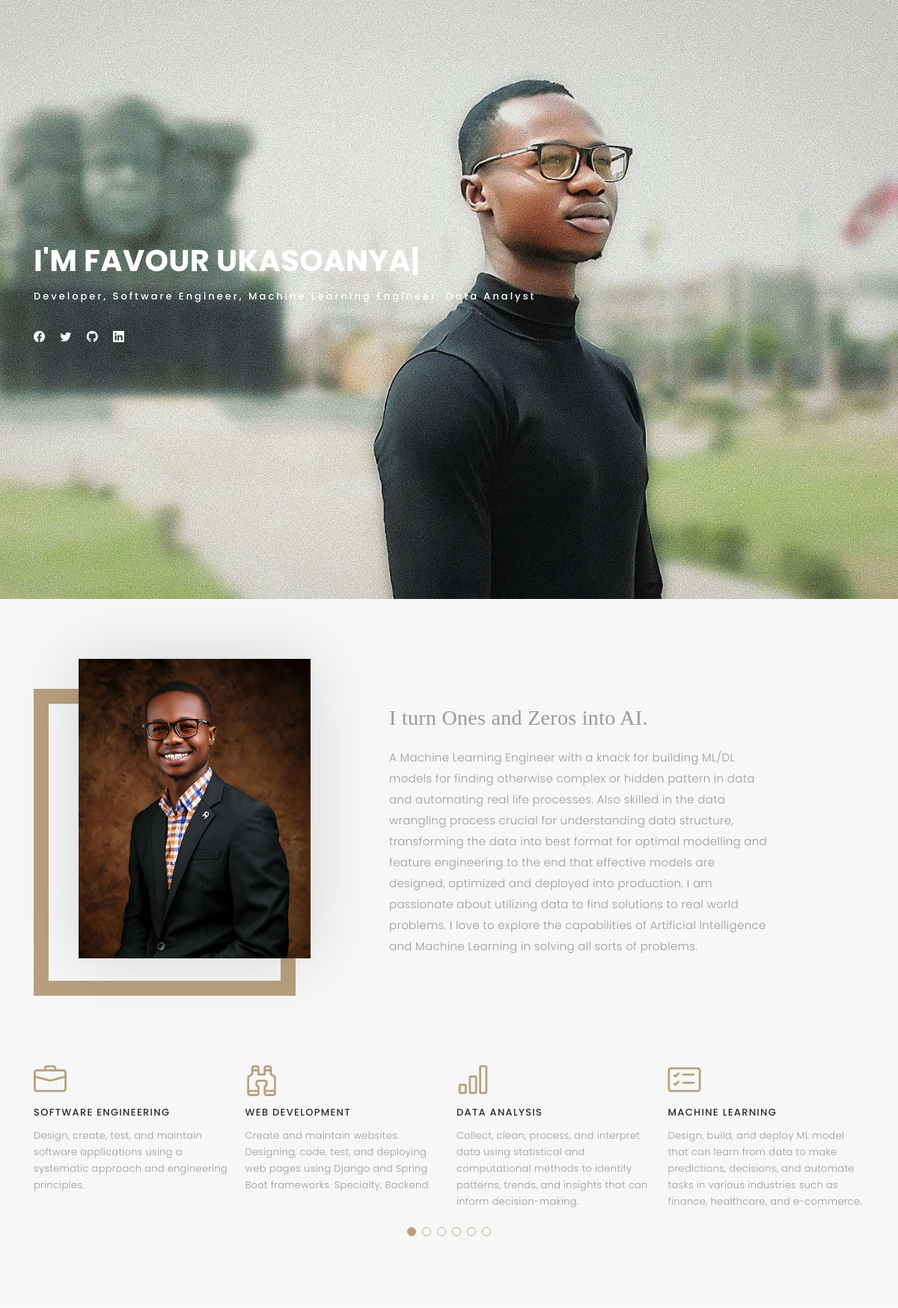
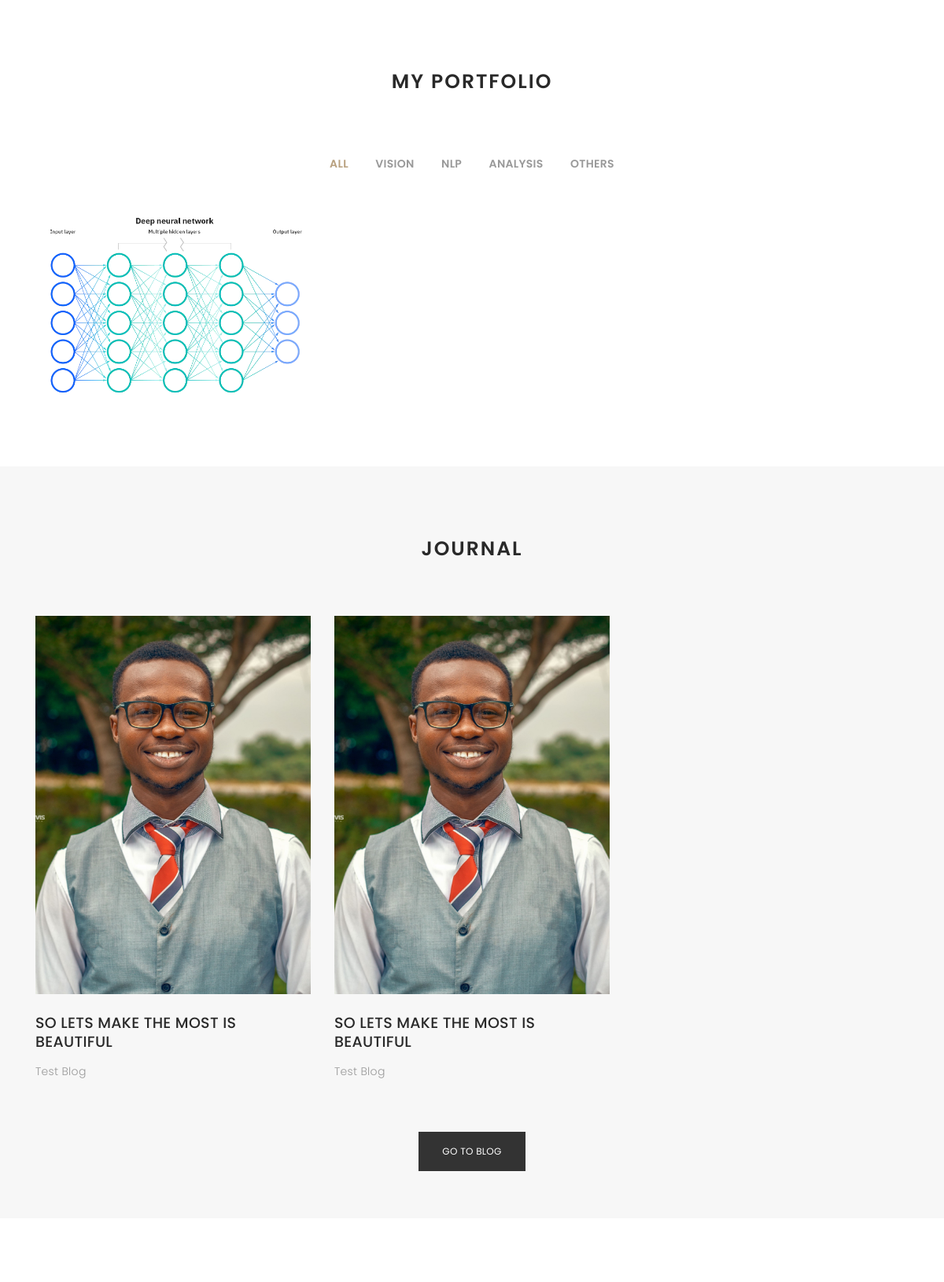
The page / (upper part) on the database its author committed (2 pictures, top to bottom).
### portfolio/models.py (models this page shows, shortened)
class Project(models.Model):
    CATEGORY = (
        ("Computer Vision", "Computer Vision"),
        ("NLP", "NLP"),
        ("Analysis", "Analysis"),
        ("Others", "Others"),
    )
    STATUS = (
        ("Ongoing", "Ongoing"),
        ("Complete", "Complete"),
        ("In Production", "In Production")
    )
    title = models.CharField(max_length=200)
    thumbnail = models.ImageField(max_length=200, null=True, upload_to="images/")
    description = models.CharField(max_length=1000)
    client = models.CharField(max_length=200, null=True, default="Personal")
    link = models.CharField(max_length=200, null=True)
    date_created = models.DateTimeField(auto_now_add=True, null=True)
    category = models.CharField(max_length=200, null=True, choices=CATEGORY)
    status = models.CharField(max_length=200, null=True, choices=STATUS)
    tags = models.ManyToManyField(ProjectTag)

class Blog(models.Model):
    headline = models.CharField(max_length=200)
    sub_headline = models.CharField(max_length=200, null=True, blank=True)
    thumbnail = models.ImageField(blank=True, null=True, upload_to="images/")
    author = models.CharField(max_length=200, null=True, default="Ukasoanya Favour C.")
    body = RichTextUploadingField(null=True, blank=True)
    date_created = models.DateTimeField(auto_now_add=True, null=True)
    active = models.BooleanField(default=False)
    tags = models.ManyToManyField(BlogTag)

### portfolio/views.py (the view)
# urls.py: 2. Add a URL to urlpatterns:  path('', views.home, name='home')
def home(request):
    blogs_preview = Blog.objects.filter(active=True).order_by("-id")[:3]
    projects = Project.objects.all()
    context = {'blogs': blogs_preview, 'projects': projects}
    return render(request, 'portfolio/main.html', context)

### portfolio/templates/portfolio/main.html (shortened to what this page needs)
{% extends "portfolio/base.html" %}
{% load static %}
{% block content %}
    {% include 'portfolio/meet_me.html' %}
    <main id="main">
        {% include 'portfolio/about.html' %}
        {% include 'portfolio/projects.html' %}
        {% include 'portfolio/blog_preview.html' %}
        {% include 'portfolio/contact.html' %}
    </main>
{% endblock %}

### portfolio/templates/portfolio/projects.html (shortened to what this page needs)
{% load static %}
    <div id="portfolio" class="paddsection">
      <div class="container">
        <div class="section-title text-center">
          <h2>My Portfolio</h2>
        </div>
      </div>
      <div class="container">
        <div class="row">
          <div class="col-lg-12 d-flex justify-content-center">
            <ul id="portfolio-flters">
              <li data-filter="*" class="filter-active">All</li>
              <li data-filter=".filter-cv">Vision</li>
              <li data-filter=".filter-nlp">NLP</li>
              <li data-filter=".filter-analysis">Analysis</li>
              <li data-filter=".filter-other">Others</li>
            </ul>
          </div>
        </div>
        <div class="row portfolio-container">
          {% for project in projects %}
            {% if project.category == "Computer Vision" %}
              <div class="col-lg-4 col-md-6 portfolio-item filter-cv">
                <img src="{{project.thumbnail.url}}" class="img-fluid" alt="">
              </div>
            {% endif %}
          {% empty %}
            <h3>Come back at a later time...</h3>
          {% endfor %}
        </div>
      </div>
    </div>

### portfolio/templates/portfolio/blog_preview.html
{% load static %}
    <div id="journal" class="text-left paddsection">
      <div class="container">
        <div class="section-title text-center">
          <h2>journal</h2>
        </div>
      </div>
      <div class="container">
        <div class="journal-block">
          <div class="row">
            {% for blog in blogs %}
              <div class="col-lg-4 col-md-6">
                <div class="journal-info">
                  <a href="{% url 'get-blog' blog.id %}"><img src="{{blog.thumbnail.url}}" class="img-responsive" alt="img"></a>
                  <div class="journal-txt">
                    <h4><a href="{% url 'get-blog' blog.id %}">{{blog.headline}}</a></h4>
                    <p class="separator">{{blog.sub_headline}}
                    </p>
                  </div>
                </div>
              </div>
            {% empty %}
              <h3>No blog found...</h3>
            {% endfor %}
          </div>
        </div>
      </div>
      <br>
      <br>
      <div class="text-center">
        <div class="col-lg-12 col-md-6">
          <a href="{% url 'blog' %}" class="btn btn-outline-secondary">Go To Blog</a>
        </div>
      </div>
    </div>

### static/css/style.css (style rules this page uses)
body { background: #ffffff; color: #898989; font-family: "Poppins", helvetica; font-size: 15px; font-weight: 300; line-height: 20px; letter-spacing: 0.02em; overflow-x: hidden; margin: 0 auto; padding: 0; box-sizing: border-box; }
h1, h2, h3, h4, h5, h6 { margin: 0; }
h2 { color: #292929; font-weight: 600; }
h4 { color: #292929; font-size: 14px; font-weight: 600; }
a { color: #292929; text-decoration: none !important; transition: all 0.5s ease-in-out 0s; }
p { margin: 25px 0; padding: 0; font-size: 15px; color: #999999; line-height: 28px; }
.btn { background: #333; border: medium none; border-radius: 0; color: #fff; font-size: 12px; height: 50px; line-height: 50px; padding: 0 30px; text-transform: uppercase; }
.section-title { margin-bottom: 70px; }
.section-title h2 { font-size: 25px; letter-spacing: 2px; text-transform: uppercase; }
.paddsection { padding-top: 90px; padding-bottom: 90px; }
#portfolio { position: relative; padding-bottom: 50px; }
#portfolio #portfolio-flters { padding: 0; margin: 0 auto 35px auto; list-style: none; text-align: center; border-radius: 50px; padding: 2px 15px; }
#portfolio #portfolio-flters li { cursor: pointer; display: inline-block; padding: 10px 15px 8px 15px; font-size: 14px; font-weight: 600; line-height: 1; text-transform: uppercase; color: #999999; margin-bottom: 5px; transition: all 0.3s ease-in-out; }
#portfolio #portfolio-flters li:hover, #portfolio #portfolio-flters li.filter-active { color: #b8a07e; }
#portfolio #portfolio-flters li:last-child { margin-right: 0; }
#portfolio .portfolio-item { margin-bottom: 30px; }
#journal, #journal-blog { height: auto; width: 100%; background: #f7f7f7; padding-bottom: 60px; position: relative; }
#journal .journal-block { display: inline-block; height: auto; width: 100%; }
#journal .journal-block .journal-info { position: relative; }
.journal-block .journal-info img { max-width: 100%; }
.journal-block .journal-info .journal-txt { padding: 25px 0px; position: relative; }
.journal-block .journal-info .journal-txt h4 a { display: block; font-size: 19px; line-height: 24px; margin: 0 0 13px 0; font-weight: 500; color: #292929; transition: all 0.5s ease-in-out 0s; }
.journal-block .journal-info .journal-txt p { margin: 0; font-size: 14px; line-height: 24px; }
.journal-txt h4 a { display: block; font-size: 19px; line-height: 24px; margin: 0 0 13px 0; font-weight: 500; color: #292929; transition: all 0.5s ease-in-out 0s; }

### rows shown on the page
Project: thumbnail (picture)
Blog: thumbnail (picture), headline "SO LETS MAKE THE MOST IS BEAUTIFUL", sub_headline "Test Blog"
Blog: thumbnail (picture), headline "SO LETS MAKE THE MOST IS BEAUTIFUL", sub_headline "Test Blog"
